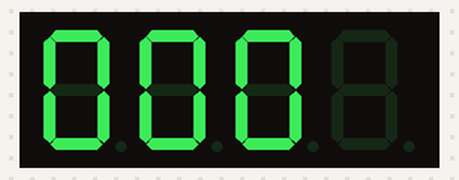
Bench run of a program on a simulated MicroPython board. Shown: 4-digit seven-segment display. What the program prints to the serial console is not drawn.

Above: at 0.15 s.
At 5.04 s:
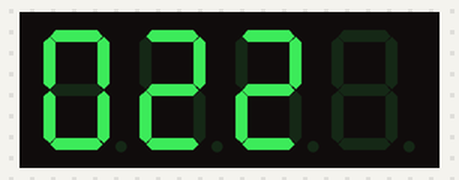
At 9.93 s:
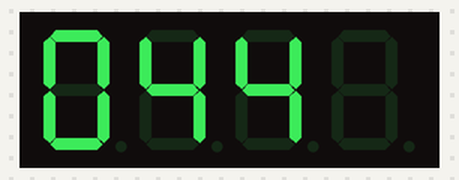
At 19.94 s:
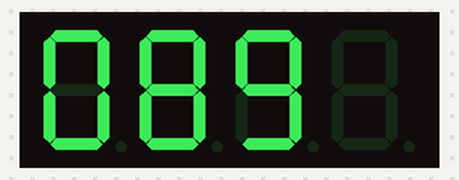
At 29.72 s:
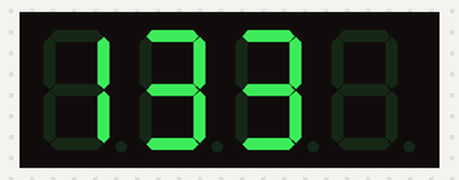
At 39.73 s:
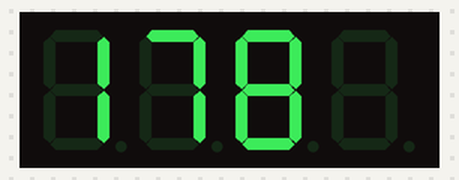

The program:

TestDisplay.py
```python
# Stupid Testfile
from D7Segment import D7Display
import time

print("run...")

display = D7Display(clock_pin=18, data_pin=5)
#display.set_data(1)
#display.set_data(0)
#display.write_byte(111)
#display.write_byte(0)

display.set_brightness(0)

for i in range(0,999):
  display.set_integer(i)
  time.sleep(.2)

for i in range(0,22):
  print(i)
#  display.set_brightness(i%7)
#  time.sleep(.5)
#  display.set_level(i)
  display.set_digit(0,i)
  display.set_digit(1,i)
  display.set_digit(2,i)
  time.sleep(.5)
#  display.clear_display()
#  time.sleep(1)
```

D7Segment.py
```python
"""Micropython Library for the 3 7-seqment LED display (aka "Gotek" Display) using the TM1651 chip.

Based and adapted from Koen Vervloesem Raspberry Pi Version
Copyright (C) 2020 Koen Vervloesem (battery graph versrion)
Copyright (C) 2021 Carsten Wartmann Changes for LED 7-segments, Micropyhton version

Arduino Version: Derek Cooper, Fred.Chu and Detlef Giessmann

SPDX-License-Identifier: MIT
Based on:
https://github.com/koenvervloesem/rpi-mini-battery-display/blob/master/rpi_mini_battery_display/__main__.py
https://github.com/coopzone-dc/GotekLEDC68
"""

from time import sleep
from machine import Pin
import sys

# 0 1 2 3 4 5 6 7 8 9
# A B C D E F
#   o   _    _
#     o   _ -=
CHAR_ARRAY = [
  0x3f, 0x06, 0x5b, 0x4f, 0x66, 0x6d, 0x7d, 0x07, 0x7f, 0x6f,
  0x77, 0x7c, 0x39, 0x5e, 0x79, 0x71,
  0x00, 0x63, 0x5c, 0x01, 0x40, 0x08, 0x49
]

# The TM1651's maximum frequency is 500 kHz with a 50% duty cycle.
# We take a conservative clock cycle here.
TM1651_CYCLE = 0.000050  # 50 microseconds


class Command():
     # Data commands fro the chip
    ADDR_FIXED = 0x44  # Set fixed address mode
    # Display control commands
    DISPLAY_OFF = 0x80  # Set display off
    DISPLAY_ON = 0x88  # Set display on
    # Address commands
    ADDR_START = 0xC0  # Set address of the display register


class D7Display:
    """Class to control the TM1651 3x8 segments display.
    The TM1651 chip communicates using a two-line serial bus interface.
    """

    def __init__(self, clock_pin=18, data_pin=5):
        """Initialize the TM1651 display object."""
        self.clock_pin = Pin(clock_pin, Pin.OUT)
        self.data_pin = Pin(data_pin, Pin.OUT)

        print("Pins set!")

        self.set_brightness(2)
        ack = self.clear_display()
#        print("ACK: ",ack)

        # need to find error check
        # If the TM1651 hasn't returned an ACK,
        # assume that no LED controller is connected on these pins.
        #if not ack:
        #    sys.exit(0)


    def set_brightness(self, brightness):
        self.brightness = brightness

    def clear_display(self):
        self.set_digit(0,16)
        self.set_digit(1,16)
        self.set_digit(1,16)


    def set_integer(self, num):
      if num>999:
        num=999
      self.set_digit(0,int(num/100)%10)
      self.set_digit(1,int(num/10)%10)
      self.set_digit(2,int(num/1)%10)


    def set_digit(self, digit, num):
        ack = True
        ack = self.send_command(Command.ADDR_FIXED) and ack
        ack = self.send_command(Command.ADDR_START+digit, CHAR_ARRAY[num]) and ack
        ack = self.send_command(Command.DISPLAY_ON + self.brightness) and ack
        return ack

    def send_command(self, *data):
        ack = True
        self.start()
        for byte in data:
            ack = self.write_byte(byte) and ack
        self.stop()
        return ack


    def delineate_transmission(self, begin):
        # DIO changes its value while CLK is HIGH.
        self.set_data(begin)
        sleep(TM1651_CYCLE / 2)

        self.set_clock(1)
        sleep(TM1651_CYCLE / 4)

        self.set_data(not begin)
        sleep(TM1651_CYCLE / 4)

    def start(self):
        """Start a data transmission to the TM1651."""
        # DIO changes from HIGH to low while CLK is high.
        # CLK ____████
        # DIO ██████__
        self.delineate_transmission(1)

    def stop(self):
        """Stop a data transmission to the TM1651."""
        # DIO changes from LOW to HIGH while CLK is HIGH.
        # CLK ____████
        # DIO ______██
        self.delineate_transmission(0)

    def set_clock(self, state):
        #GPIO.output(self.clock_pin, state)
        self.clock_pin.value(state)

    def set_data(self, state):
        """Set the state of the data pin: HIGH or LOW."""
        #GPIO.output(self.data_pin, state)
        self.data_pin.value(state)

    def half_cycle_clock_low(self, write_data):
        """Start the first half cycle when the clock is low and write a data bit."""
        self.set_clock(0)
        sleep(TM1651_CYCLE / 4)

        self.set_data(write_data)
        sleep(TM1651_CYCLE / 4)

    def half_cycle_clock_high(self):
        self.set_clock(1)
        sleep(TM1651_CYCLE / 2)

    def half_cycle_clock_high_ack(self):
        # Set CLK high.
        self.set_clock(1)
        sleep(TM1651_CYCLE / 4)

        # Set DIO to input mode and check the ack.
        #GPIO.setup(self.data_pin, IN)
        self.data_pin(Pin.IN)
        #ack = GPIO.input(self.data_pin)
        ack = self.data_pin.value()

        # ack (DIO) should be LOW now
        # Now we have to set it to LOW ourselves before the TM1651
        # releases the port line at the next clock cycle.
        #GPIO.setup(self.data_pin, OUT)
        self.data_pin(Pin.OUT)
        if not ack:
            self.set_data(0)

        sleep(TM1651_CYCLE / 4)
        # Set CLK to low again so it can begin the next cycle.
        self.set_clock(0)

        return ack

    def write_byte(self, write_data):
        #print("write: ",write_data)
        # Send 8 data bits, LSB first.
        # A data bit can only be written to DIO when CLK is LOW.
        # E.g. write 1 to DIO:
        # CLK ____鈻堚枅鈻堚枅
        # DIO __鈻堚枅鈻堚枅鈻堚枅
        for _ in range(8):
            self.half_cycle_clock_low(write_data & 0x01)
            self.half_cycle_clock_high()

            # Take the next bit.
            write_data >>= 1

        # After writing 8 bits, start a 9th clock ycle.
        # During the 9th half-cycle of CLK when it is LOW,
        # if we set DIO to HIGH the TM1651 gives an ack by
        # pulling DIO LOW:
        # CLK ____鈻堚枅鈻堚枅
        # DIO __鈻坃____
        # Set CLK low, DIO high.
        self.half_cycle_clock_low(1)
        # Return True if the ACK was LOW.
        return not self.half_cycle_clock_high_ack()

    #class GeneralError(Exception):
    #  print("OHoho!!!!!!!!!!!!!!!!!!!!!!! ",Exception)
```
